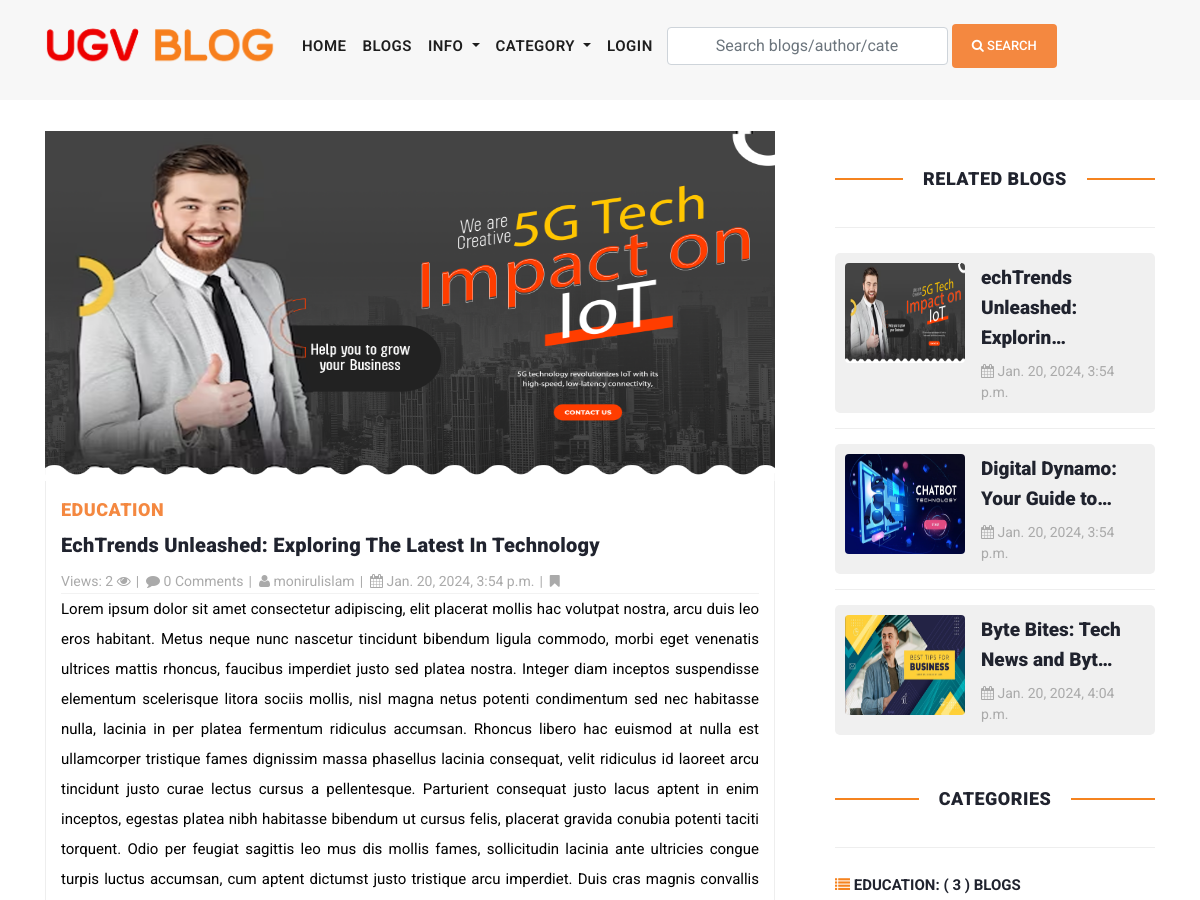
The app's page /blog/echtrends-unleashed-exploring-the-latest-in-technology/ (upper part), older data.
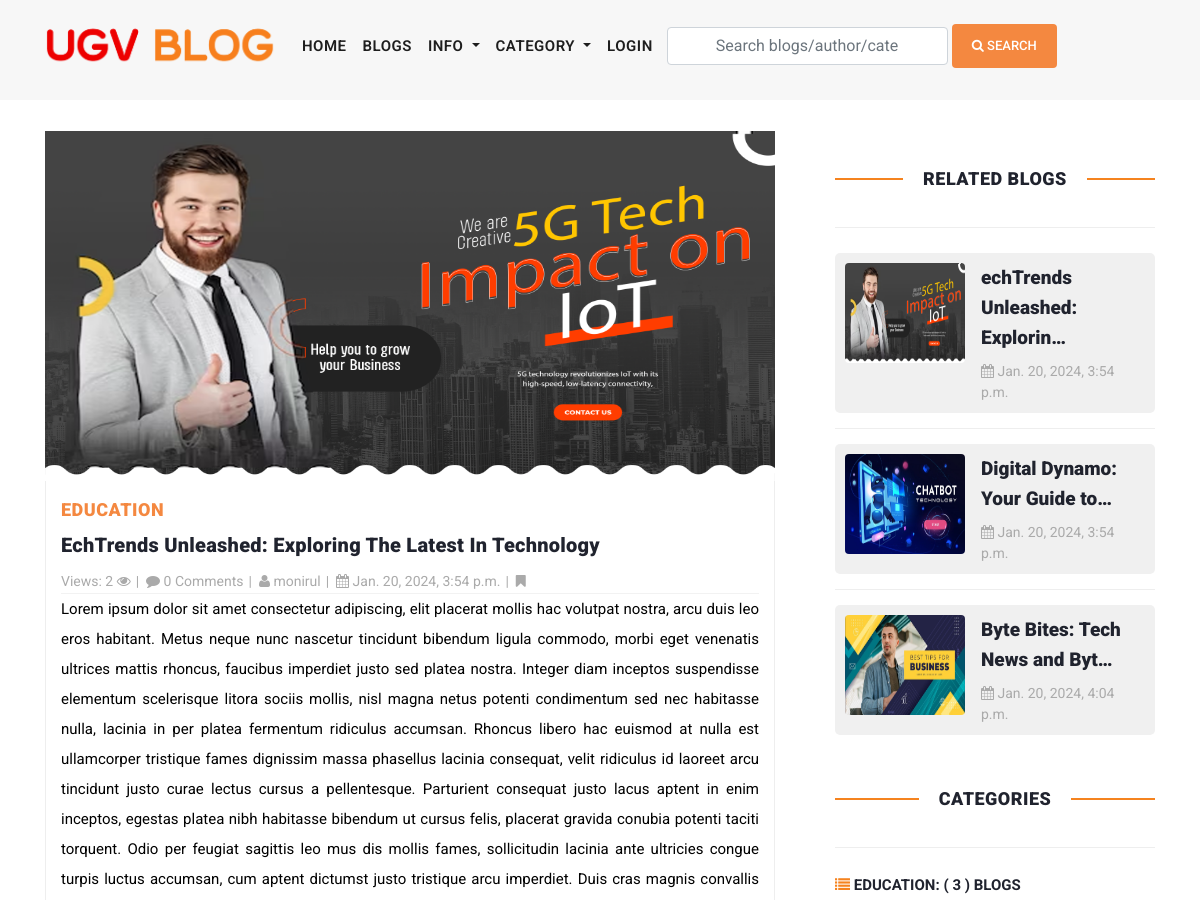
The same page, newer data.
### blog/models.py (models this page shows, shortened)
class Blog(models.Model):
    user = models.ForeignKey(
        User,
        related_name='user_blogs',
        on_delete= models.CASCADE
    )
    category = models.ForeignKey(
        Category,
        related_name='category_blogs',
        on_delete=models.CASCADE
    )
    tags = models.ManyToManyField(
        Tag,
        related_name='tag_blogs',
        blank=True
    )
    likes = models.ManyToManyField(
        User,
        related_name='user_likes',
        blank=True
    )
    title = models.CharField(max_length=400,unique=True)
    slug = models.SlugField(null=True, blank=True, unique=True)
    views = models.PositiveIntegerField(default=0)
    banner = models.ImageField(
        upload_to='blog_banners/',
        validators=[FileExtensionValidator(allowed_extensions=['jpg', 'png','jpeg'])]
        )
    description = RichTextField()
    created_date = models.DateTimeField(auto_now_add=True)
    def save(self, *args, **kwargs):
        updating = self.pk is not None
        if self.banner:
            max_size_bytes = 2 * 1024 * 1024  # 2 MB in bytes
        if updating:
            self.slug = generate_unique_slug(self, self.title, update=True)
        else:
            self.slug = generate_unique_slug(self, self.title)
        super().save(*args, **kwargs)

class Category(models.Model):
    title = models.CharField(max_length=150, unique=True)
    slug = models.SlugField(null=True, blank=True)
    created_date = models.DateTimeField(auto_now_add=True)

### user_profile/models.py (models this page shows, shortened)
class User(AbstractUser):
    email = models.EmailField(
        max_length = 150,
        unique = True,
        error_messages={
            'unique':"The email must be unique for create ",
        }
    )
    profile_image = models.ImageField(
        null = True,
        blank = True,
        upload_to='users_images/',
        validators=[FileExtensionValidator(allowed_extensions=['jpg', 'png','jpeg'])]
    )
    followers = models.ManyToManyField("Follow")
    REQUIRED_FIELDS = ["email"]
    objects = CustomUserManager()

### blog/views.py (the view, shortened to what this page needs)
# urls.py: path('blog/<str:slug>/', blog_details, name ='blog_details'),
def blog_details(request,slug):
    form = TextForm()
    blog = get_object_or_404(Blog, slug = slug)
    populars = Blog.objects.order_by('-views')[:15]
    category = Category.objects.get(id=blog.category.id)
    related_blogs = category.category_blogs.all()
    tags = Tag.objects.order_by('-created_date')[:5]
    blog.views += 1
    blog.save()
    liked_by = request.user in blog.likes.all()
    context = {
        "blog":blog,
        "related_blogs":related_blogs,
        "tags":tags,
        "form":form,
        "liked_by":liked_by,
        "populars": populars
    }
    return render(request, 'blog_details.html', context)

### blog/forms.py
class TextForm(forms.Form):
    text = forms.CharField(widget=forms.Textarea, required=True)

### blog/context_processors.py (called while the page is built)
def get_all_categories(request):
    categories = Category.objects.all()
    category_counts = []
    for category in categories:
        blog_count = Blog.objects.filter(category=category).count()
        if blog_count > 0:  # Only include non-empty categories
            category_counts.append({'category': category, 'blog_count': blog_count})
    context = {
        "categories":categories,
        "category_counts": category_counts,
    }
    return context

def site_info(request):
    site = Site.objects.all()
    context = {
        "site":site,
    }
    return context

def ugv_ads(request):
    latest_ad = Ugv_Ad.objects.all()
    context =  {
        'latest_ad': latest_ad,
    }
    return context

### user_profile/context_processors.py (called while the page is built, shortened)
def user_notifications(request):
    context = {}
    return context

### templates/blog_details.html (shortened to what this page needs)
{% extends 'base.html' %}
{% load static %}
{% block content %}
<section class="blog-posts grid-system">
    <div class="container">
      <div class="row">
        <div class="col-lg-8">
          <div class="all-blog-posts">
            <div class="row">
              <div class="col-lg-12">
              </div>
              <div class="col-lg-12">
                <div class="blog-post">
                  <div class="blog-thumb">
                    <img style="height: 350px;" src="{{blog.banner.url}}" alt="{{blog.title}}">
                  </div>
                  <div class="down-content">
                    <span>{{blog.category.title}}</span>
                    <a href="javascript:void(0);"><h4>{{blog.title}}</h4></a>
                    <ul class="post-info">
                    <li><a href="javascript:void(0);"> Views: {{blog.views}} <i class="fa fa-eye" aria-hidden="true"></i></a></li>
                    <li ><a href="#comment"><i class="fa fa-comment"></i> {{blog.blog_comments.all.count}} Comments</a></li>
                    <li><a href="{% url 'view_user_information' blog.user.username %}"><i class="fa fa-user"></i> {{blog.user.username}}</a></li>
                    <li><a href="javascript:void(0);"><i class="fa fa-calendar"></i> {{blog.created_date}}</a></li>
                    <li><a href="{% url 'add_to_wishlist' slug=blog.slug %}"><i class="fa fa-bookmark"></i></a></li>
                  </ul>
                    <p >{{blog.description|safe}}</p>
                  </div>
                </div>
              </div>
            </div>
          </div>
        </div>
        <div class="col-lg-4">
          <div class="sidebar">
            <div class="row">
              <div class="col-lg-12">
                <div class="sidebar-item recent-posts">
                  <div class="sidebar-heading seven">
                    <h2>Related Blogs</h2>
                  </div>
                  <div class="content">
                    <ul>
                      {% for blog in related_blogs %}
                        <li>
                          <a href="{% url 'blog_details' blog.slug %}" class="media thumbnail-container">
                            <img class="mr-3 thumbnail-img" src="{{blog.banner.url}}" alt="{{blog.title}}" style="width: 120px; height: 100px;">
                            <div class="media-body">
                              <h5 class="mt-0">{{blog.title|truncatechars:30}}</h5>
                              <span><i class="fa fa-calendar"></i> {{blog.created_date}}</span>
                            </div>
                          </a>
                        </li>
                      {% endfor %}
                    </ul>
                  </div>
                </div>
              </div>
              <div class="col-lg-12">
                <div class="sidebar-item categories">
                  <div class="sidebar-heading seven">
                    <h2>Categories</h2>
                  </div>
                  <div class="content " style="text-transform: uppercase;">
                    <ul>
                      {% for category_count in category_counts %}
                      <li>
                      <a href="{% url 'category_blogs' category_count.category.slug %}">
                      <i class="fa fa-list fa-xs" style="color: #f5831f;"></i>
                      {{ category_count.category.title }}: ( {{ category_count.blog_count }} ) blogs
                      </a>
                      </li>
                      {% endfor %}
                    </ul>
                  </div>
                </div>
              </div>
            </div>
          </div>
        </div>
      </div>
    </div>
  </section>
{% endblock content %}

Row changes from the older to the newer data that the page shows:
changed through a linked row, Blog "EchTrends Unleashed: Exploring The Latest In Technology": user.username "monirulislam" → "monirul"
